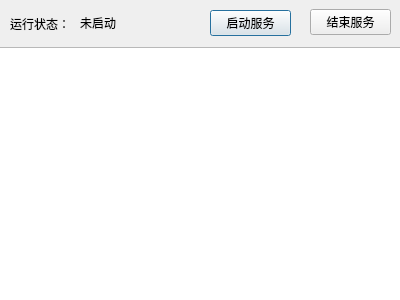
<?xml version="1.0" encoding="UTF-8"?>
<ui version="4.0">
 <class>DvadminManager</class>
 <widget class="QDialog" name="DvadminManager">
  <property name="geometry">
   <rect>
    <x>0</x>
    <y>0</y>
    <width>400</width>
    <height>300</height>
   </rect>
  </property>
  <property name="minimumSize">
   <size>
    <width>400</width>
    <height>300</height>
   </size>
  </property>
  <property name="maximumSize">
   <size>
    <width>400</width>
    <height>300</height>
   </size>
  </property>
  <property name="windowTitle">
   <string>服务管理器</string>
  </property>
  <widget class="QLabel" name="label">
   <property name="geometry">
    <rect>
     <x>10</x>
     <y>13</y>
     <width>60</width>
     <height>21</height>
    </rect>
   </property>
   <property name="text">
    <string>运行状态：</string>
   </property>
  </widget>
  <widget class="QLabel" name="status_label">
   <property name="geometry">
    <rect>
     <x>80</x>
     <y>12</y>
     <width>60</width>
     <height>21</height>
    </rect>
   </property>
   <property name="text">
    <string>未启动</string>
   </property>
  </widget>
  <widget class="QPushButton" name="start_button">
   <property name="geometry">
    <rect>
     <x>210</x>
     <y>10</y>
     <width>81</width>
     <height>26</height>
    </rect>
   </property>
   <property name="text">
    <string>启动服务</string>
   </property>
  </widget>
  <widget class="QPushButton" name="stop_button">
   <property name="geometry">
    <rect>
     <x>310</x>
     <y>9</y>
     <width>81</width>
     <height>26</height>
    </rect>
   </property>
   <property name="text">
    <string>结束服务</string>
   </property>
  </widget>
  <widget class="Line" name="line">
   <property name="geometry">
    <rect>
     <x>0</x>
     <y>40</y>
     <width>401</width>
     <height>16</height>
    </rect>
   </property>
   <property name="orientation">
    <enum>Qt::Horizontal</enum>
   </property>
  </widget>
  <widget class="QTextEdit" name="log_label">
   <property name="geometry">
    <rect>
     <x>-1</x>
     <y>47</y>
     <width>411</width>
     <height>261</height>
    </rect>
   </property>
   <property name="html">
    <string>&lt;!DOCTYPE HTML PUBLIC &quot;-//W3C//DTD HTML 4.0//EN&quot; &quot;http://www.w3.org/TR/REC-html40/strict.dtd&quot;&gt;
&lt;html&gt;&lt;head&gt;&lt;meta name=&quot;qrichtext&quot; content=&quot;1&quot; /&gt;&lt;style type=&quot;text/css&quot;&gt;
p, li { white-space: pre-wrap; }
&lt;/style&gt;&lt;/head&gt;&lt;body style=&quot; font-family:'.AppleSystemUIFont'; font-size:13pt; font-weight:400; font-style:normal;&quot;&gt;
&lt;p style=&quot;-qt-paragraph-type:empty; margin-top:0px; margin-bottom:0px; margin-left:0px; margin-right:0px; -qt-block-indent:0; text-indent:0px;&quot;&gt;&lt;br /&gt;&lt;/p&gt;&lt;/body&gt;&lt;/html&gt;</string>
   </property>
  </widget>
 </widget>
 <resources/>
 <connections/>
</ui>
